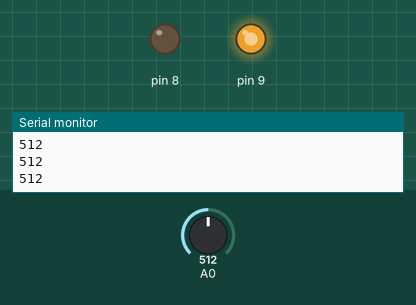
Recording of a sketch running on a simulated Arduino Uno, built with avr-gcc and run on an emulated ATmega328P. Parts: output pins drawn as LEDs (lit = HIGH), the last lines printed to the serial monitor. The inputs (shaded band) are chosen by the test bench; at power-on: A0 = 512.

Above: at 1.2 s.
1.3 s: A0 set to 306
At 2.4 s:
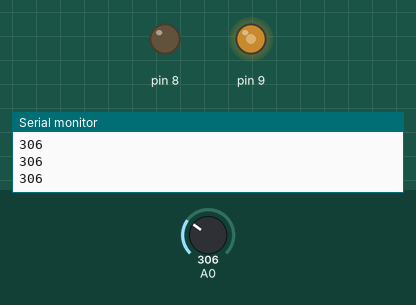
2.8 s: A0 set to 122
At 3.6 s:
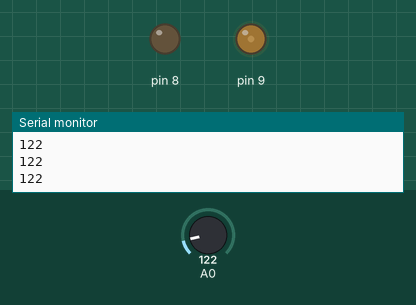
4.3 s: A0 set to 0
At 4.6 s:
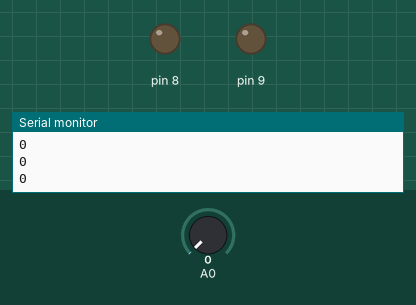
5.8 s: A0 set to 4
At 7.0 s:
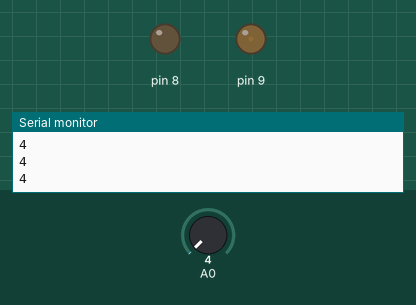
7.3 s: A0 set to 511
At 8.2 s:
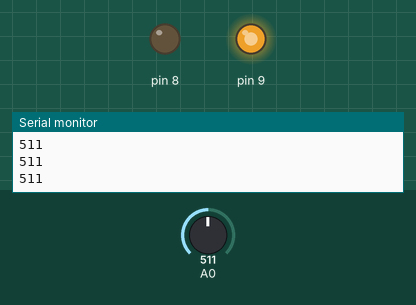
Timing chart, 0 to 9.8 s (numbered marks = the images above; inputs shaded):
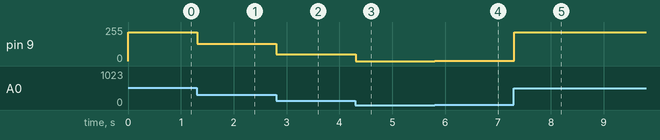

The sketch:

p1.ino
```cpp
int luz;
int luzLed;
void setup() {
  pinMode(A0, INPUT);
  pinMode(8, OUTPUT);
  pinMode(9, OUTPUT);

  Serial.begin(9600);
}

void loop() {
  luz= analogRead(A0);
  Serial.println(luz);
  luzLed = map(luz, 0, 600, 0, 255);
  analogWrite(9,luzLed);
}
```

Measured:
- after the input at 1.3 s, pin 9: 217/255 → 130/255 at once
- after the input at 2.8 s, pin 9: 130/255 → 51/255 at once
- after the input at 4.3 s, pin 9: 51/255 → 0/255 at once
- after the input at 5.8 s, pin 9: 0/255 → 1/255 at once
- after the input at 7.3 s, pin 9: 1/255 → 217/255 at once
